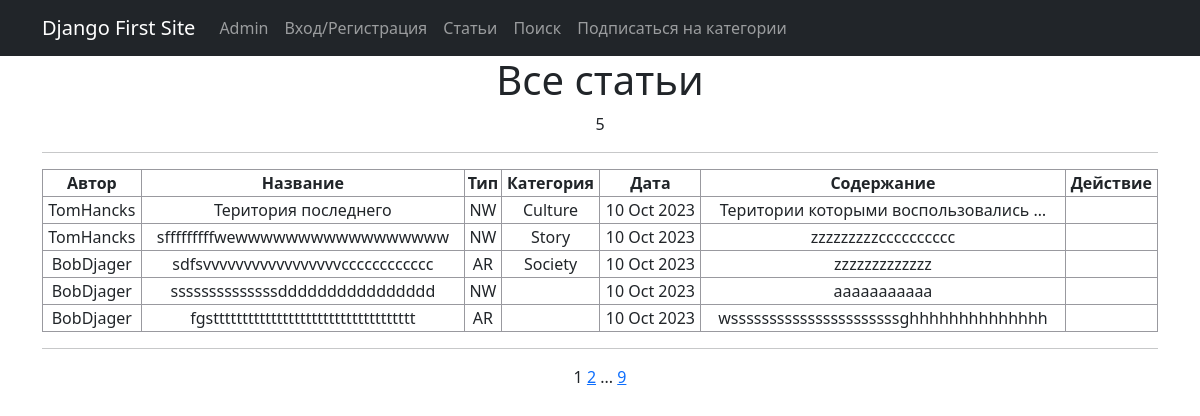
The page /news/ on the database as committed earlier.
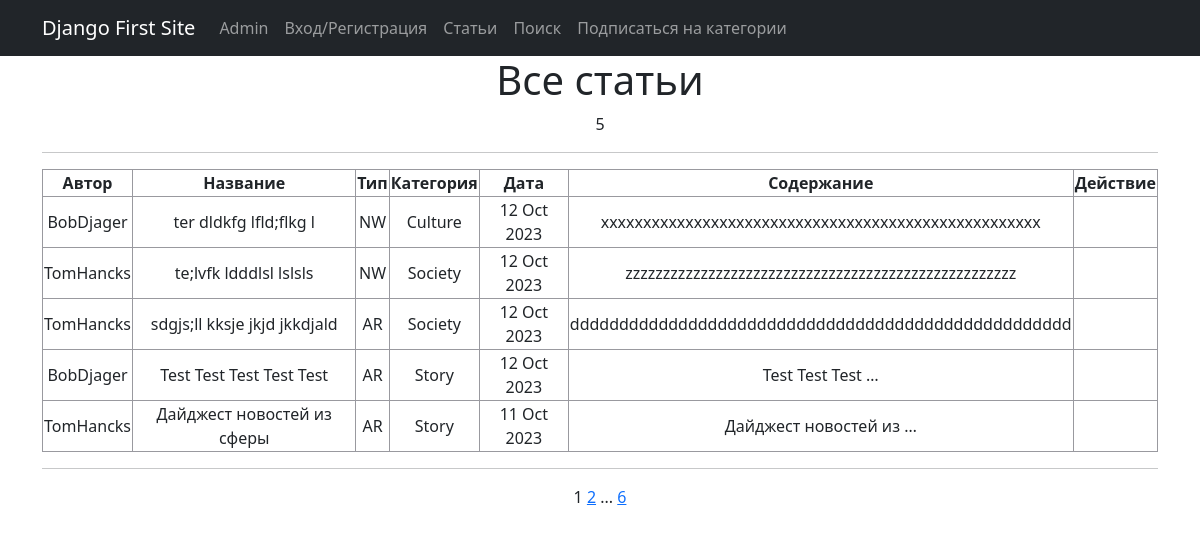
The same page on the database as committed later.
### news/models.py (models this page shows, shortened)
class Post(models.Model):
    news = 'NW'
    article = 'AR'
    CATEGORY_CHOICES = [
        (news, 'Новость'),
        (article, 'Статья')
    ]
    post_author = models.ForeignKey(Author, on_delete=models.CASCADE)
    category_type = models.CharField(max_length=2, choices=CATEGORY_CHOICES,
                                     default=article)
    post_date = models.DateTimeField(auto_now_add=True)
    post_category = models.ManyToManyField(Category, through='PostCategory')
    post_title = models.CharField(max_length=128)
    post_text = models.TextField()
    post_rating = models.SmallIntegerField(default=0)

class Author(models.Model):
    author_user = models.OneToOneField(User, on_delete=models.CASCADE)
    author_rating = models.SmallIntegerField(default=0)
    def __str__(self):
        return f'{self.author_user.username}'

class Category(models.Model):
    category_name = models.CharField(max_length=64, unique=True)
    subscribers = models.ManyToManyField(User, related_name='categories')

### news/views.py (the view)
# urls.py: path('', PostList.as_view(), name='news'),
class PostList(ListView):
    model = Post
    ordering = '-post_date'
    template_name = 'news.html'
    context_object_name = 'news'
    paginate_by = 5
    def get_context_data(self, **kwargs):
        context = super().get_context_data(**kwargs)
        return context

### news/templates/news/news.html (shortened to what this page needs)
{% extends 'flatpages/default.html' %}
{% load censor_filters %}
{% block content %}
<h1>Все статьи</h1>
{{ news|length }}
<hr>
{% if news|length %}
    <table>
        <tr>
            <th>Автор</th>
            <th>Название</th>
            <th>Тип</th>
            <th>Категория</th>
            <th>Дата</th>
            <th>Содержание</th>
            <th>Действие</th>
        </tr>
        {% for post in news %}
        <col>
            <td>{{ post.post_author}}</td>
            <td>{{ post.post_title }}</td>
            <td>{{ post.category_type }}</td>
            <td>
                    {% for cat in post.post_category.all %}
                        {{ cat.category_name }}
                    {% endfor %}
            </td>
            <td>{{ post.post_date|date:'d M Y'}}</td>
            <td>{{ post.post_text|truncatewords:3}}</td>
            <td>
            </td>
        {% endfor %}
    </table>
            <hr>
        {% else %}
            <h1>Извините на данный момент статей нет</h1>
{% endif %}
{{ page_obj.number }}
{% if page_obj.has_next %}
    <a href="?page={{ page_obj.next_page_number }}">{{ page_obj.next_page_number }}</a>
    {% if paginator.num_pages != page_obj.next_page_number %}
    ...
    <a href="?page={{ page_obj.paginator.num_pages }}">{{ page_obj.paginator.num_pages }}</a>
    {% endif %}
{% endif %}
{% endblock content %}

### news/templates/news/flatpages/default.html (shortened to what this page needs)
<!DOCTYPE html>
<html lang="en">
    <head>
        {% load static %}
        <link href="{% static 'css/styles.css' %}" rel="stylesheet" />
    </head>
    <body>
       <nav class="navbar navbar-expand-lg navbar-dark bg-dark static-top">
            <div class="container">
                <a class="navbar-brand" href="#">Django First Site</a>
                <div class="collapse navbar-collapse" id="navbarResponsive">
                    <ul class="navbar-nav ml-auto">
                        <li class="nav-item active">
                            <a class="nav-link" href="/admin/">Admin
                            </a>
                        </li>
                        <li class="nav-item active">
                            <a class="nav-link" href="/accounts/login/">Вход/Регистрация
                            </a>
                        </li>
                        <li class="nav-item">
                            <a class="nav-link" href="/news/">Статьи</a>
                        </li>
                        <li class="nav-item">
                            <a class="nav-link" href="/news/search/">Поиск</a>
                        </li>
                        <li class="nav-item">
                            <a class="nav-link"
                               href="/subscriptions/">Подписаться на категории
                            </a>
                        </li>
                    </ul>
                </div>
            </div>
        </nav>
        <div class="container">
            <div class="row">
                <div class="col-lg-12 text-center">
                    {% block content %}
                    {% endblock content %}
                </div>
            </div>
        </div>
    </body>
</html>

### news/templates/news/flatpages/default.html (style rules this page uses)
table { border: 1px solid #99999FFF; }
th { border: 1px solid #99999FFF; }
td { border: 1px solid #99999FFF; }
table { width: 100%; }

Rows that differ between the two databases and show on the page:
removed Post: post_author "TomHancks", post_title "Територия последнего", category_type "NW", post_date "10 Oct 2023", post_text "Територии которыми воспользовались …", Category (category_name "Culture")
removed Post: post_author "TomHancks", post_title "sfffffffffwewwwwwwwwwwwwwwwww", category_type "NW", post_date "10 Oct 2023", post_text "zzzzzzzzzcccccccccc", Category (category_name "Story")
removed Post: post_author "BobDjager", post_title "sdfsvvvvvvvvvvvvvvvvvcccccccccccc", category_type "AR", post_date "10 Oct 2023", post_text "zzzzzzzzzzzzz", Category (category_name "Society")
removed Post: post_author "BobDjager", post_title "ssssssssssssssdddddddddddddddd", category_type "NW", post_date "10 Oct 2023", post_text "aaaaaaaaaaa"
removed Post: post_author "BobDjager", post_title "fgsttttttttttttttttttttttttttttttttttt", category_type "AR", post_date "10 Oct 2023", post_text "wssssssssssssssssssssssghhhhhhhhhhhhhh"
added Post: post_author "BobDjager", post_title "ter dldkfg lfld;flkg l", category_type "NW", post_date "12 Oct 2023", post_text "xxxxxxxxxxxxxxxxxxxxxxxxxxxxxxxxxxxxxxxxxxxxxxxxxxxx", Category (category_name "Culture")
added Post: post_author "TomHancks", post_title "te;lvfk ldddlsl lslsls", category_type "NW", post_date "12 Oct 2023", post_text "zzzzzzzzzzzzzzzzzzzzzzzzzzzzzzzzzzzzzzzzzzzzzzzzzzzz", Category (category_name "Society")
added Post: post_author "TomHancks", post_title "sdgjs;ll kksje jkjd jkkdjald", category_type "AR", post_date "12 Oct 2023", post_text "ddddddddddddddddddddddddddddddddddddddddddddddddddd", Category (category_name "Society")
added Post: post_author "BobDjager", post_title "Test Test Test Test Test", category_type "AR", post_date "12 Oct 2023", post_text "Test Test Test …", Category (category_name "Story")
added Post: post_author "TomHancks", post_title "Дайджест новостей из сферы", category_type "AR", post_date "11 Oct 2023", post_text "Дайджест новостей из …", Category (category_name "Story")
Other text that changed with them:
{{ page_obj.paginator.num_pages }}: "9" → "6"
